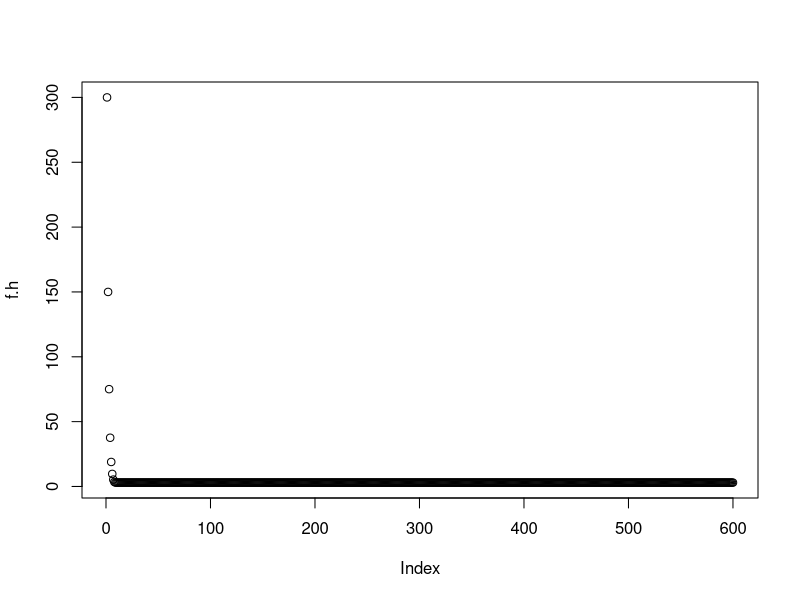
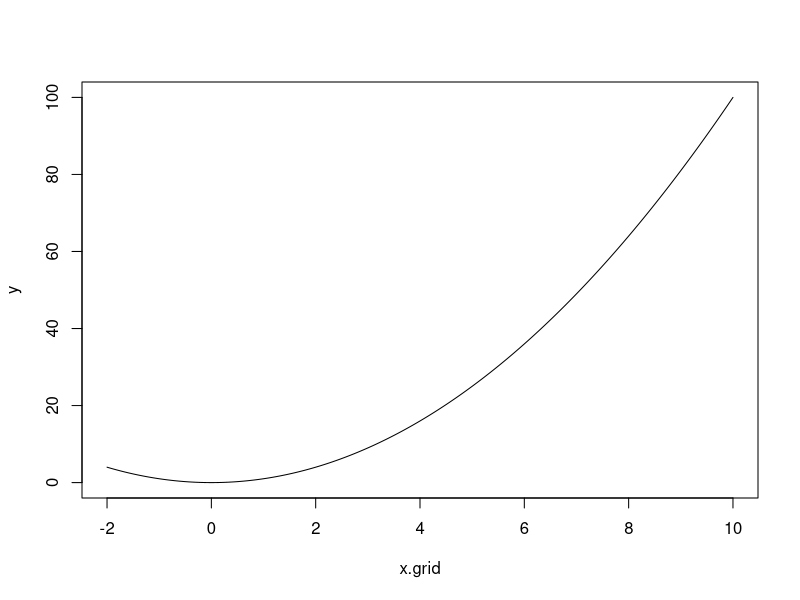
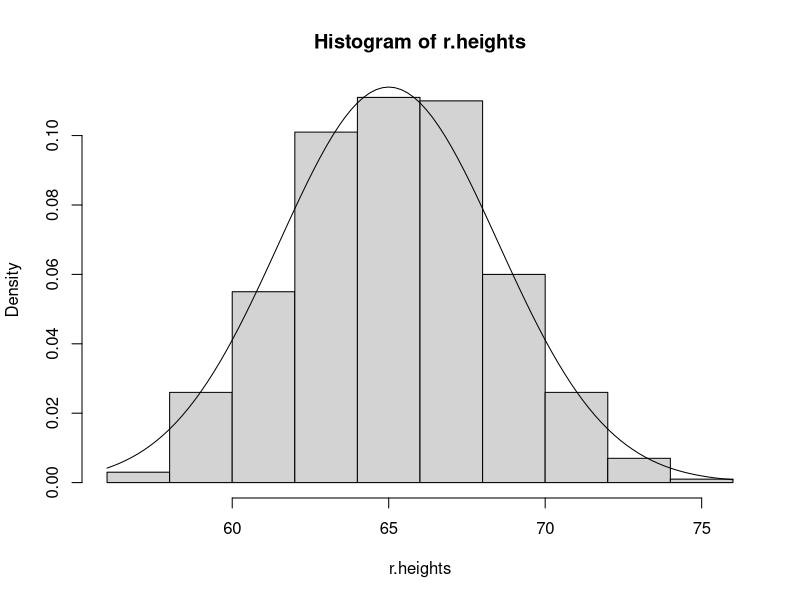

R code for these plots, in order:
#### Caitlin Esgana
#### HW 2
### Friday, Septemeber 22, 2017

#### Problem 1 ####

# 1a
x <- c(2, 10, 57, NA, 7.6, NA, 200, 9)

# 1b
s.ten<- x[which(x< 10)]

# 1c
which(x< 10)

# 1d
sd(x, na.rm= TRUE) #na.rm= TRUE removes missing values before calc.

# 1e
sum(is.na(x))

# 1f
x[!is.na(x)] #removes NAs

#### Problem 2 ####

# 2a
n <- 3
n.i<- 1
for (i in 2:n) {
  n.i<- (n.i^2 + 9) / (2 * n.i)
}
n.i

# 2b
n <- 500
n.i <- 1
#f.h<- n.i
for (i in 1:n) {
  n.i <- c(n.i,(n.i[i-1] ^ 2 + 9) / (2 * n.i[i-1]))
}
n.i
# Converges to 3.

# 2c
n <- 600
n.i <- 300
#f.h<- n.i
for (i in 1:n) {
  n.i <- c(n.i,(n.i[i-1] ^ 2 + 9) / (2 * n.i[i-1]))
}
n.i


# Yes, it converges to the value 3.

# 2d
n <- 10
n.i <- -500
f.h <- n.i
for (i in 2:n) {
  n.i <- (n.i ^ 2 + 9) / (2 * n.i)
  f.h <- c(f.h, n.i)
}
f.h
# Yes, because when the value of x1, n.i, is negative it converg

# 2e
n <- 600
n.i <- 300
f.h <- n.i
for (i in 2:n) {
  n.i <- (n.i ^ 2 + 9) / (2 * n.i)
  f.h <- c(f.h, n.i)
}
f.h
plot(f.h)

#### Problem 3 ####

?mtcars
View(mtcars)

# 3a
dim(mtcars)
?dim(mtcars)
#It gives the number of rows and number columns of the dataframe.

# 3b
class(mtcars)
?class(mtcars)

# 3c
which(mtcars$cyl== 4)
#another way
which(mtcars[,2]== 4)

# 3d 
fourcylinder<- data.frame(mtcars[which(mtcars$cyl== 4),])

# 3e
am<- data.frame(fourcylinder[which(fourcylinder$am== 0 ),])
mean(am$mpg)

# extracts the row number of automatics and 1 is mpg
mean(fourcylinder[(fourcylinder$am== "0"),1])

#### Problem 4 ####

# 4a
x.grid<- seq(from= -2, to= 10,by= 0.01)
y<- x.grid ^ 2
plot(x.grid, y, type= "l")

# 4b
r.heights<- rnorm(n= 500, mean= 65, sd= 3.5)

# 4c
hist(r.heights, freq= FALSE)

# 4d
curve(dnorm(x,mean= 65,sd= 3.5),add= TRUE)

#### Problem 5 ####
x<- c(3,7,10,5,22,11)

# 5a
w<- NULL
for(i in 1:length(x)){
  w[i]<- x[i]^3
}
w
# 5b
x^3

# 5c
myproducts<- NULL
for(i in 1:length(x)-1) {
  myproducts[i-1]<- x[i]*x[i-1]
}
myproducts

#### Problem 6 ####
fibvec<- NULL
num<- 30
fibvec[1:2]<- 1
for(i in 3:num){
  fibvec[i]<- fibvec[i-1]+fibvec[i-2]
}
fibvec

# 6a
even<- NULL
for(i in 1:num){
  if ((fibvec[i] %% 2) == 0){
    even<-c(even,fibvec[i])
  }
}
even

# 6b
fibvec[which((fibvec %% 2) == 0)]